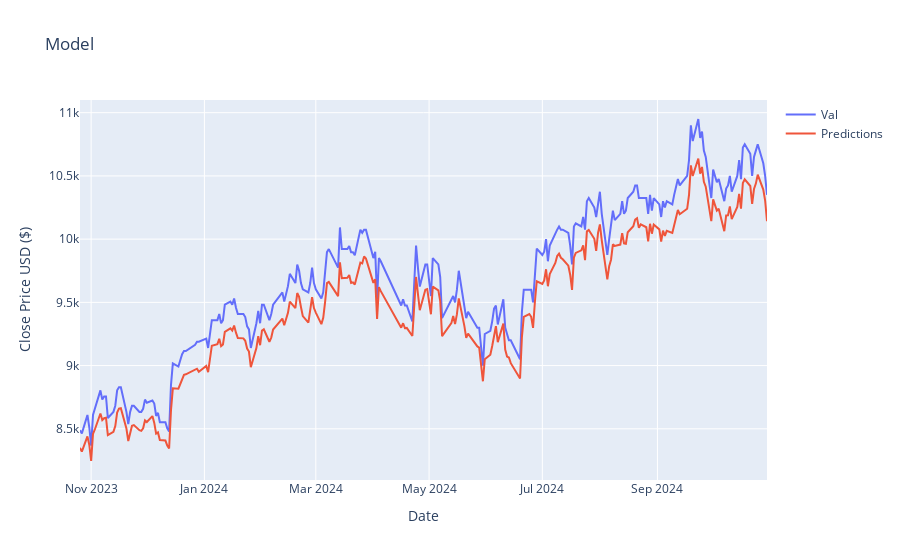

The cell this chart's notebook holds for it:
### Code cell
from plotly import graph_objs as go

fig = go.Figure()

fig.add_trace(go.Scatter(x=valid['date'], y=valid['Close'], mode='lines', name='Val'))
fig.add_trace(go.Scatter(x=valid['date'], y=valid['Predictions'], mode='lines', name='Predictions'))

fig.update_layout(title='Model',
                        xaxis_title='Date',
                        yaxis_title='Close Price USD ($)')
fig.show()

### Figure 1 — Plotly figure (JSON) as saved in the notebook; plotly's stock layout.template omitted (floating-point values rounded to 4 significant figures; data arrays with more than 128 entries replaced by an {"elided": "..."} marker saying what was removed)
{"data": [{"mode": "lines", "name": "Val", "type": "scatter", "x": {"elided": "242 str values"}, "y": {"elided": "242 float values"}}, {"mode": "lines", "name": "Predictions", "type": "scatter", "x": {"elided": "242 str values"}, "y": {"elided": "242 float values"}}], "layout": {"title": {"text": "Model"}, "xaxis": {"title": {"text": "Date"}}, "yaxis": {"title": {"text": "Close Price USD ($)"}}}}
